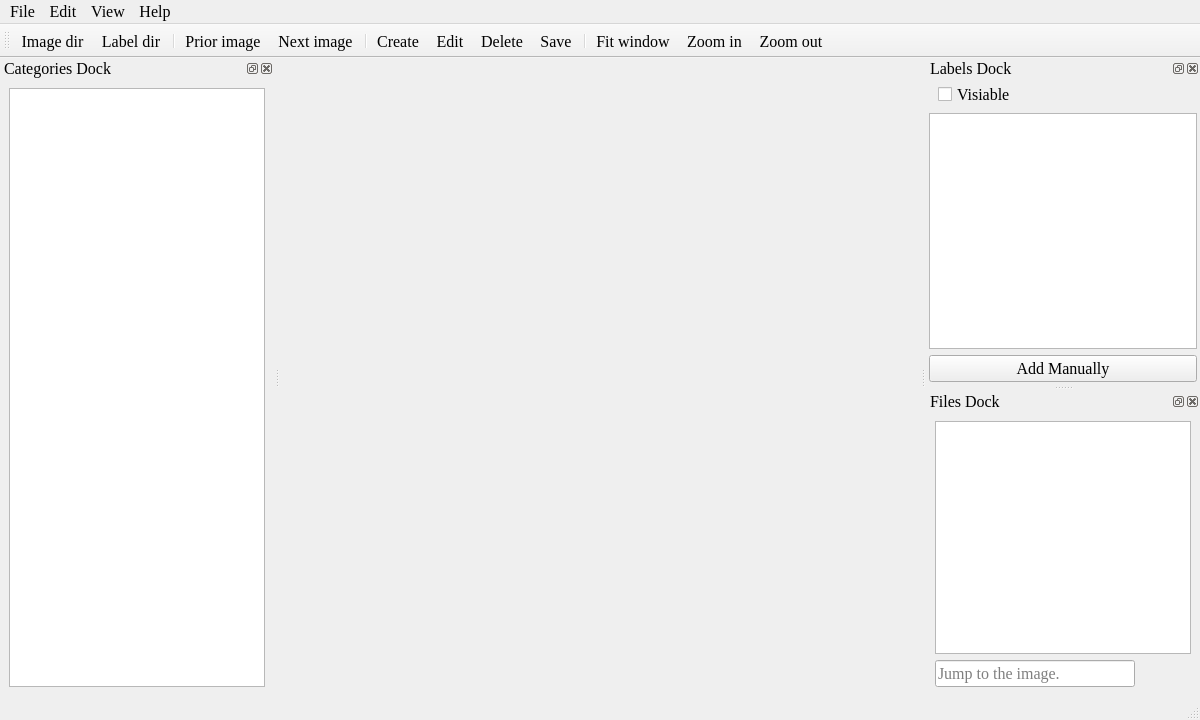
<?xml version="1.0" encoding="UTF-8"?>
<ui version="4.0">
 <class>MainWindow</class>
 <widget class="QMainWindow" name="MainWindow">
  <property name="geometry">
   <rect>
    <x>0</x>
    <y>0</y>
    <width>1200</width>
    <height>720</height>
   </rect>
  </property>
  <property name="font">
   <font>
    <family>Times New Roman</family>
    <pointsize>12</pointsize>
    <weight>50</weight>
    <italic>false</italic>
    <bold>false</bold>
   </font>
  </property>
  <property name="windowTitle">
   <string>MainWindow</string>
  </property>
  <widget class="QWidget" name="centralwidget">
   <layout class="QGridLayout" name="gridLayout">
    <property name="leftMargin">
     <number>0</number>
    </property>
    <property name="topMargin">
     <number>0</number>
    </property>
    <property name="rightMargin">
     <number>0</number>
    </property>
    <property name="bottomMargin">
     <number>0</number>
    </property>
   </layout>
  </widget>
  <widget class="QMenuBar" name="menubar">
   <property name="geometry">
    <rect>
     <x>0</x>
     <y>0</y>
     <width>1200</width>
     <height>24</height>
    </rect>
   </property>
   <widget class="QMenu" name="menuFile">
    <property name="font">
     <font>
      <family>Times New Roman</family>
      <pointsize>10</pointsize>
     </font>
    </property>
    <property name="title">
     <string>File</string>
    </property>
    <addaction name="actionOpen_image_dir"/>
    <addaction name="actionOpen_label_dir"/>
    <addaction name="separator"/>
    <addaction name="actionPrior_image"/>
    <addaction name="actionNext_image"/>
    <addaction name="separator"/>
    <addaction name="actionSetting"/>
    <addaction name="actionExit"/>
   </widget>
   <widget class="QMenu" name="menuView">
    <property name="title">
     <string>View</string>
    </property>
    <addaction name="actionFit_window"/>
    <addaction name="actionZoom_in"/>
    <addaction name="actionZoom_out"/>
   </widget>
   <widget class="QMenu" name="menuEdit">
    <property name="title">
     <string>Edit</string>
    </property>
    <addaction name="actionCreate"/>
    <addaction name="actionCache"/>
    <addaction name="actionEdit"/>
    <addaction name="actionDelete"/>
    <addaction name="actionSave"/>
   </widget>
   <widget class="QMenu" name="menuHelp">
    <property name="title">
     <string>Help</string>
    </property>
    <addaction name="actionShortcut"/>
    <addaction name="actionAbout"/>
   </widget>
   <addaction name="menuFile"/>
   <addaction name="menuEdit"/>
   <addaction name="menuView"/>
   <addaction name="menuHelp"/>
  </widget>
  <widget class="QToolBar" name="toolBar">
   <property name="windowTitle">
    <string>toolBar</string>
   </property>
   <property name="orientation">
    <enum>Qt::Horizontal</enum>
   </property>
   <property name="iconSize">
    <size>
     <width>24</width>
     <height>24</height>
    </size>
   </property>
   <property name="toolButtonStyle">
    <enum>Qt::ToolButtonIconOnly</enum>
   </property>
   <attribute name="toolBarArea">
    <enum>TopToolBarArea</enum>
   </attribute>
   <attribute name="toolBarBreak">
    <bool>false</bool>
   </attribute>
   <addaction name="actionOpen_image_dir"/>
   <addaction name="actionOpen_label_dir"/>
   <addaction name="separator"/>
   <addaction name="actionPrior_image"/>
   <addaction name="actionNext_image"/>
   <addaction name="separator"/>
   <addaction name="actionCreate"/>
   <addaction name="actionEdit"/>
   <addaction name="actionDelete"/>
   <addaction name="actionSave"/>
   <addaction name="separator"/>
   <addaction name="actionFit_window"/>
   <addaction name="actionZoom_in"/>
   <addaction name="actionZoom_out"/>
  </widget>
  <widget class="QDockWidget" name="Labels">
   <property name="font">
    <font>
     <family>Times New Roman</family>
     <pointsize>12</pointsize>
    </font>
   </property>
   <property name="contextMenuPolicy">
    <enum>Qt::DefaultContextMenu</enum>
   </property>
   <property name="acceptDrops">
    <bool>false</bool>
   </property>
   <property name="windowTitle">
    <string>Labels Dock</string>
   </property>
   <attribute name="dockWidgetArea">
    <number>2</number>
   </attribute>
   <widget class="QWidget" name="dockWidgetContents">
    <layout class="QVBoxLayout" name="verticalLayout">
     <property name="spacing">
      <number>6</number>
     </property>
     <property name="leftMargin">
      <number>3</number>
     </property>
     <property name="topMargin">
      <number>3</number>
     </property>
     <property name="rightMargin">
      <number>3</number>
     </property>
     <property name="bottomMargin">
      <number>3</number>
     </property>
     <item>
      <widget class="QWidget" name="widget" native="true">
       <layout class="QHBoxLayout" name="horizontalLayout">
        <property name="topMargin">
         <number>0</number>
        </property>
        <property name="bottomMargin">
         <number>0</number>
        </property>
        <item>
         <widget class="QCheckBox" name="checkBox_visiable">
          <property name="statusTip">
           <string/>
          </property>
          <property name="text">
           <string>Visiable</string>
          </property>
         </widget>
        </item>
       </layout>
      </widget>
     </item>
     <item>
      <widget class="QListWidget" name="listWidget_labels"/>
     </item>
     <item>
      <widget class="QPushButton" name="pushButton_add_manually">
       <property name="statusTip">
        <string>Add annotation manually.</string>
       </property>
       <property name="text">
        <string>Add Manually</string>
       </property>
      </widget>
     </item>
    </layout>
   </widget>
  </widget>
  <widget class="QDockWidget" name="Files">
   <property name="windowTitle">
    <string>Files Dock</string>
   </property>
   <attribute name="dockWidgetArea">
    <number>2</number>
   </attribute>
   <widget class="QWidget" name="dockWidgetContents_2">
    <layout class="QVBoxLayout" name="verticalLayout_2">
     <item>
      <widget class="QListWidget" name="listWidget_files"/>
     </item>
     <item>
      <layout class="QHBoxLayout" name="horizontalLayout_2">
       <item>
        <widget class="QLineEdit" name="lineEdit_jump">
         <property name="font">
          <font>
           <pointsize>12</pointsize>
           <weight>50</weight>
           <italic>false</italic>
           <bold>false</bold>
          </font>
         </property>
         <property name="statusTip">
          <string>Jump to the image. Input name or index.</string>
         </property>
         <property name="placeholderText">
          <string>Jump to the image.</string>
         </property>
        </widget>
       </item>
       <item>
        <widget class="QLabel" name="label_files">
         <property name="minimumSize">
          <size>
           <width>50</width>
           <height>0</height>
          </size>
         </property>
         <property name="text">
          <string/>
         </property>
         <property name="textFormat">
          <enum>Qt::AutoText</enum>
         </property>
         <property name="scaledContents">
          <bool>false</bool>
         </property>
         <property name="alignment">
          <set>Qt::AlignRight|Qt::AlignTrailing|Qt::AlignVCenter</set>
         </property>
        </widget>
       </item>
      </layout>
     </item>
    </layout>
   </widget>
  </widget>
  <widget class="QStatusBar" name="status_bar"/>
  <widget class="QDockWidget" name="dockWidget">
   <property name="windowTitle">
    <string>Categories Dock</string>
   </property>
   <attribute name="dockWidgetArea">
    <number>1</number>
   </attribute>
   <widget class="QWidget" name="dockWidgetContents_3">
    <layout class="QVBoxLayout" name="verticalLayout_3">
     <item>
      <widget class="QListWidget" name="listWidget_categories"/>
     </item>
    </layout>
   </widget>
  </widget>
  <action name="actionOpen_image_dir">
   <property name="icon">
    <iconset resource="../icon.qrc">
     <normaloff>:/icons/icons/照片_pic.svg</normaloff>:/icons/icons/照片_pic.svg</iconset>
   </property>
   <property name="text">
    <string>Image dir</string>
   </property>
   <property name="statusTip">
    <string>Open image directory.</string>
   </property>
   <property name="font">
    <font>
     <family>Times New Roman</family>
     <pointsize>12</pointsize>
    </font>
   </property>
  </action>
  <action name="actionOpen_label_dir">
   <property name="icon">
    <iconset resource="../icon.qrc">
     <normaloff>:/icons/icons/文件夹-开_folder-open.svg</normaloff>:/icons/icons/文件夹-开_folder-open.svg</iconset>
   </property>
   <property name="text">
    <string>Label dir</string>
   </property>
   <property name="statusTip">
    <string>Open xml file directory. This directory will be used to save xml.</string>
   </property>
   <property name="whatsThis">
    <string/>
   </property>
   <property name="font">
    <font>
     <family>Times New Roman</family>
     <pointsize>12</pointsize>
    </font>
   </property>
  </action>
  <action name="actionExit">
   <property name="icon">
    <iconset resource="../icon.qrc">
     <normaloff>:/icons/icons/开关_power.svg</normaloff>:/icons/icons/开关_power.svg</iconset>
   </property>
   <property name="text">
    <string>Exit</string>
   </property>
   <property name="font">
    <font>
     <family>Times New Roman</family>
     <pointsize>12</pointsize>
    </font>
   </property>
  </action>
  <action name="actionZoom_in">
   <property name="icon">
    <iconset resource="../icon.qrc">
     <normaloff>:/icons/icons/缩小_zoom-out.svg</normaloff>:/icons/icons/缩小_zoom-out.svg</iconset>
   </property>
   <property name="text">
    <string>Zoom in </string>
   </property>
   <property name="font">
    <font>
     <family>Times New Roman</family>
     <pointsize>12</pointsize>
    </font>
   </property>
  </action>
  <action name="actionZoom_out">
   <property name="icon">
    <iconset resource="../icon.qrc">
     <normaloff>:/icons/icons/放大_zoom-in.svg</normaloff>:/icons/icons/放大_zoom-in.svg</iconset>
   </property>
   <property name="text">
    <string>Zoom out</string>
   </property>
   <property name="font">
    <font>
     <family>Times New Roman</family>
     <pointsize>12</pointsize>
    </font>
   </property>
  </action>
  <action name="actionFit_window">
   <property name="icon">
    <iconset resource="../icon.qrc">
     <normaloff>:/icons/icons/全宽_fullwidth.svg</normaloff>:/icons/icons/全宽_fullwidth.svg</iconset>
   </property>
   <property name="text">
    <string>Fit window</string>
   </property>
   <property name="statusTip">
    <string>Resize image to fit window.</string>
   </property>
   <property name="font">
    <font>
     <family>Times New Roman</family>
     <pointsize>12</pointsize>
    </font>
   </property>
   <property name="shortcut">
    <string>F</string>
   </property>
  </action>
  <action name="actionCreate">
   <property name="icon">
    <iconset resource="../icon.qrc">
     <normaloff>:/icons/icons/锚点_anchor.svg</normaloff>:/icons/icons/锚点_anchor.svg</iconset>
   </property>
   <property name="text">
    <string>Create</string>
   </property>
   <property name="statusTip">
    <string>Create annotation rectangle.</string>
   </property>
   <property name="font">
    <font>
     <family>Times New Roman</family>
     <pointsize>12</pointsize>
    </font>
   </property>
   <property name="shortcut">
    <string>C</string>
   </property>
  </action>
  <action name="actionEdit">
   <property name="icon">
    <iconset resource="../icon.qrc">
     <normaloff>:/icons/icons/编辑文件_file-editing.svg</normaloff>:/icons/icons/编辑文件_file-editing.svg</iconset>
   </property>
   <property name="text">
    <string>Edit</string>
   </property>
   <property name="statusTip">
    <string>Edit the selected annotation.</string>
   </property>
   <property name="whatsThis">
    <string/>
   </property>
   <property name="font">
    <font>
     <family>Times New Roman</family>
     <pointsize>12</pointsize>
    </font>
   </property>
   <property name="shortcut">
    <string>E</string>
   </property>
  </action>
  <action name="actionDelete">
   <property name="icon">
    <iconset resource="../icon.qrc">
     <normaloff>:/icons/icons/删除_delete.svg</normaloff>:/icons/icons/删除_delete.svg</iconset>
   </property>
   <property name="text">
    <string>Delete</string>
   </property>
   <property name="statusTip">
    <string>Delect the selected annotation.</string>
   </property>
   <property name="whatsThis">
    <string/>
   </property>
   <property name="font">
    <font>
     <family>Times New Roman</family>
     <pointsize>12</pointsize>
    </font>
   </property>
   <property name="shortcut">
    <string>Del</string>
   </property>
  </action>
  <action name="actionSave">
   <property name="icon">
    <iconset resource="../icon.qrc">
     <normaloff>:/icons/icons/保存_save.svg</normaloff>:/icons/icons/保存_save.svg</iconset>
   </property>
   <property name="text">
    <string>Save</string>
   </property>
   <property name="statusTip">
    <string>Save current annotation to xml file.</string>
   </property>
   <property name="font">
    <font>
     <family>Times New Roman</family>
     <pointsize>12</pointsize>
    </font>
   </property>
   <property name="shortcut">
    <string>S</string>
   </property>
  </action>
  <action name="actionPrior_image">
   <property name="icon">
    <iconset resource="../icon.qrc">
     <normaloff>:/icons/icons/上一步_back.svg</normaloff>:/icons/icons/上一步_back.svg</iconset>
   </property>
   <property name="text">
    <string>Prior image</string>
   </property>
   <property name="statusTip">
    <string/>
   </property>
   <property name="font">
    <font>
     <family>Times New Roman</family>
     <pointsize>12</pointsize>
    </font>
   </property>
   <property name="shortcut">
    <string>A</string>
   </property>
  </action>
  <action name="actionNext_image">
   <property name="icon">
    <iconset resource="../icon.qrc">
     <normaloff>:/icons/icons/下一步_next.svg</normaloff>:/icons/icons/下一步_next.svg</iconset>
   </property>
   <property name="text">
    <string>Next image</string>
   </property>
   <property name="font">
    <font>
     <family>Times New Roman</family>
     <pointsize>12</pointsize>
    </font>
   </property>
   <property name="shortcut">
    <string>D</string>
   </property>
  </action>
  <action name="actionSetting">
   <property name="icon">
    <iconset resource="../icon.qrc">
     <normaloff>:/icons/icons/设置_setting-two.svg</normaloff>:/icons/icons/设置_setting-two.svg</iconset>
   </property>
   <property name="text">
    <string>Setting</string>
   </property>
   <property name="font">
    <font>
     <family>Times New Roman</family>
     <pointsize>12</pointsize>
    </font>
   </property>
  </action>
  <action name="actionCache">
   <property name="icon">
    <iconset resource="../icon.qrc">
     <normaloff>:/icons/icons/关闭_close-one.svg</normaloff>:/icons/icons/关闭_close-one.svg</iconset>
   </property>
   <property name="text">
    <string>Cache</string>
   </property>
   <property name="font">
    <font>
     <family>Times New Roman</family>
     <pointsize>12</pointsize>
    </font>
   </property>
   <property name="shortcut">
    <string>Esc</string>
   </property>
  </action>
  <action name="actionShortcut">
   <property name="icon">
    <iconset resource="../icon.qrc">
     <normaloff>:/icons/icons/键盘_keyboard-one.svg</normaloff>:/icons/icons/键盘_keyboard-one.svg</iconset>
   </property>
   <property name="text">
    <string>Shortcut</string>
   </property>
   <property name="font">
    <font>
     <family>Times New Roman</family>
     <pointsize>12</pointsize>
    </font>
   </property>
  </action>
  <action name="actionAbout">
   <property name="icon">
    <iconset resource="../icon.qrc">
     <normaloff>:/icons/icons/我的_me.svg</normaloff>:/icons/icons/我的_me.svg</iconset>
   </property>
   <property name="text">
    <string>About</string>
   </property>
   <property name="font">
    <font>
     <family>Times New Roman</family>
     <pointsize>12</pointsize>
    </font>
   </property>
  </action>
 </widget>
 <resources>
  <include location="../icon.qrc"/>
 </resources>
 <connections/>
</ui>
